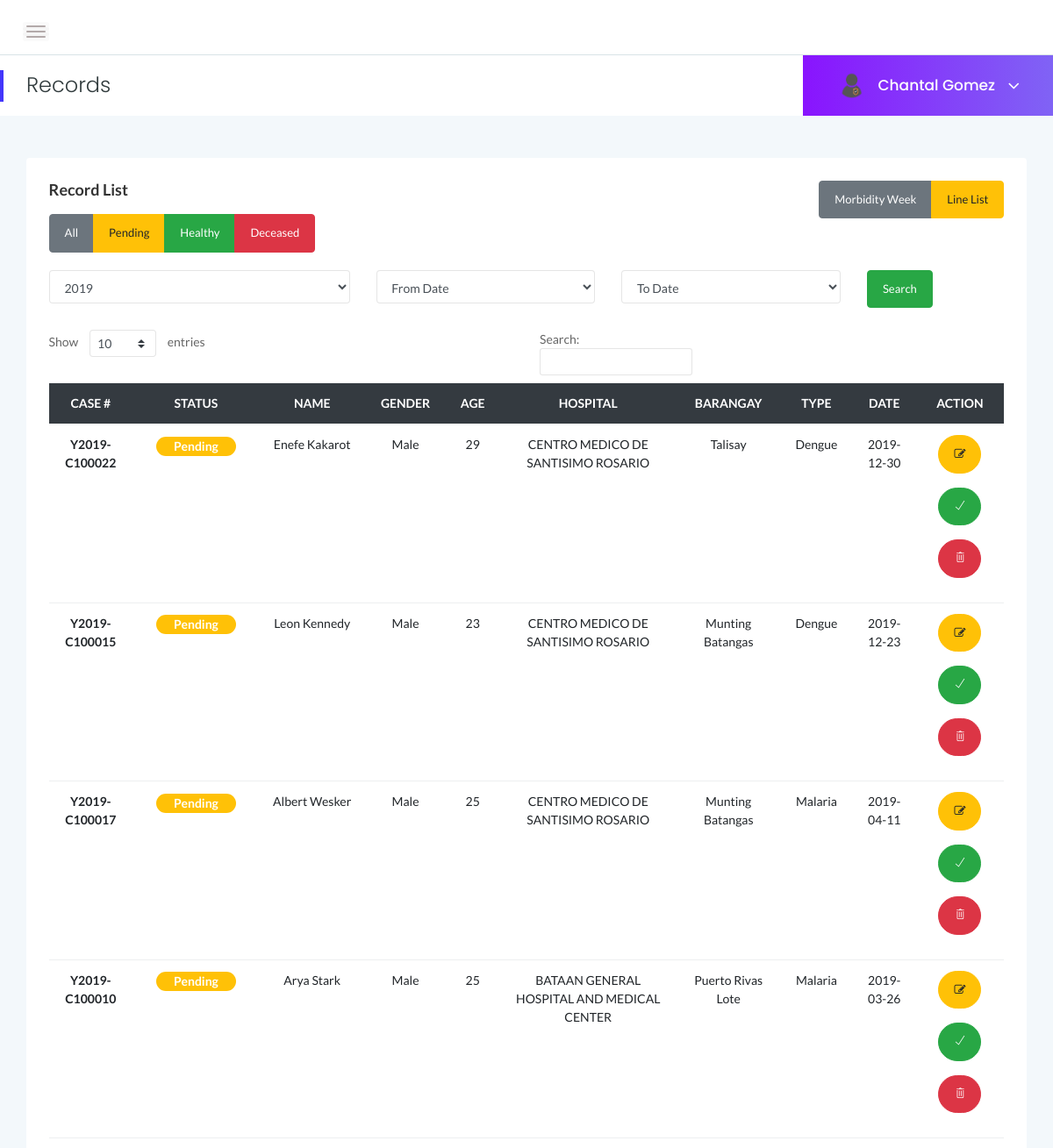
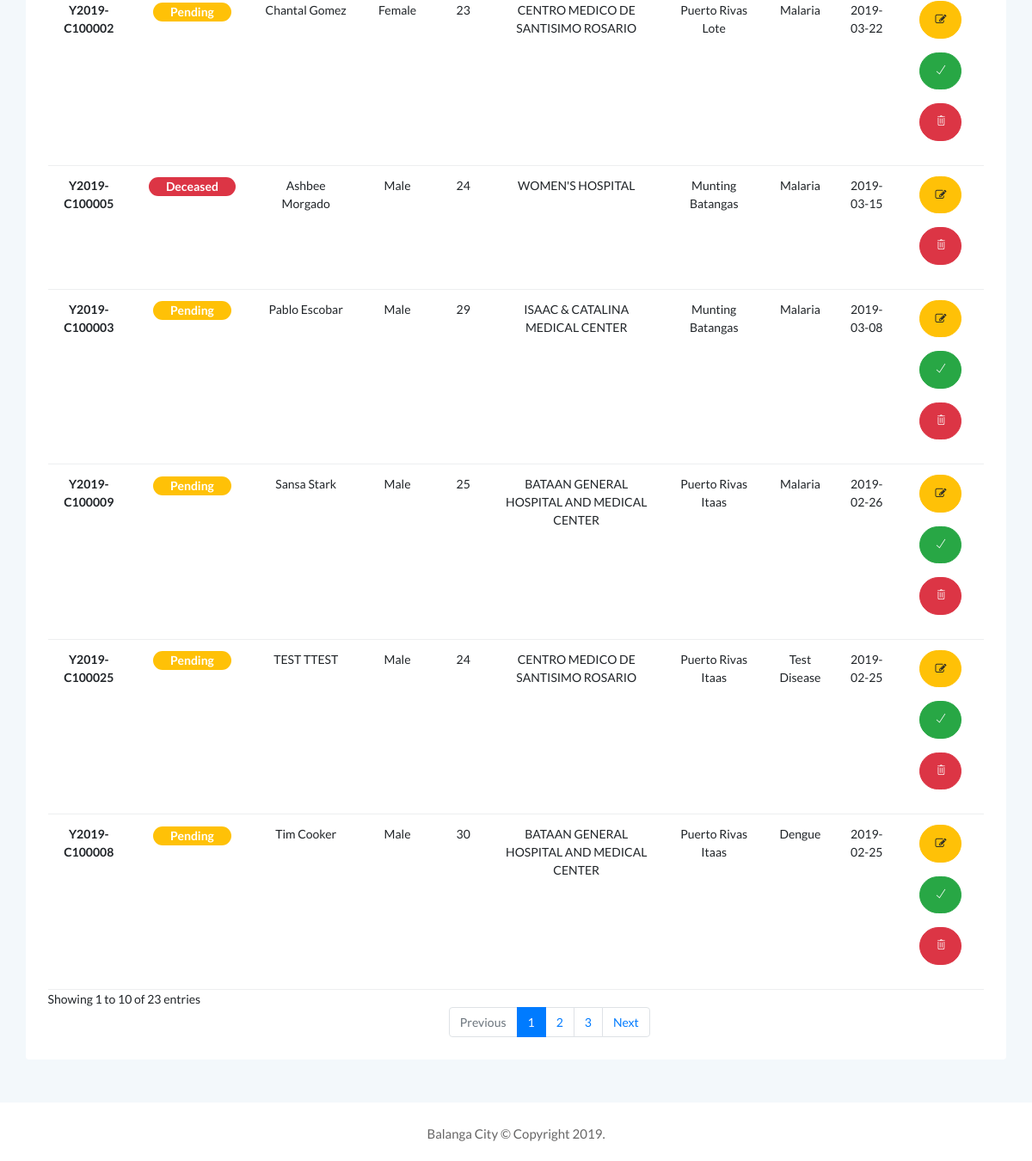
Before: /admin/records.php (signed in) with the older database file (2 pictures, top to bottom).
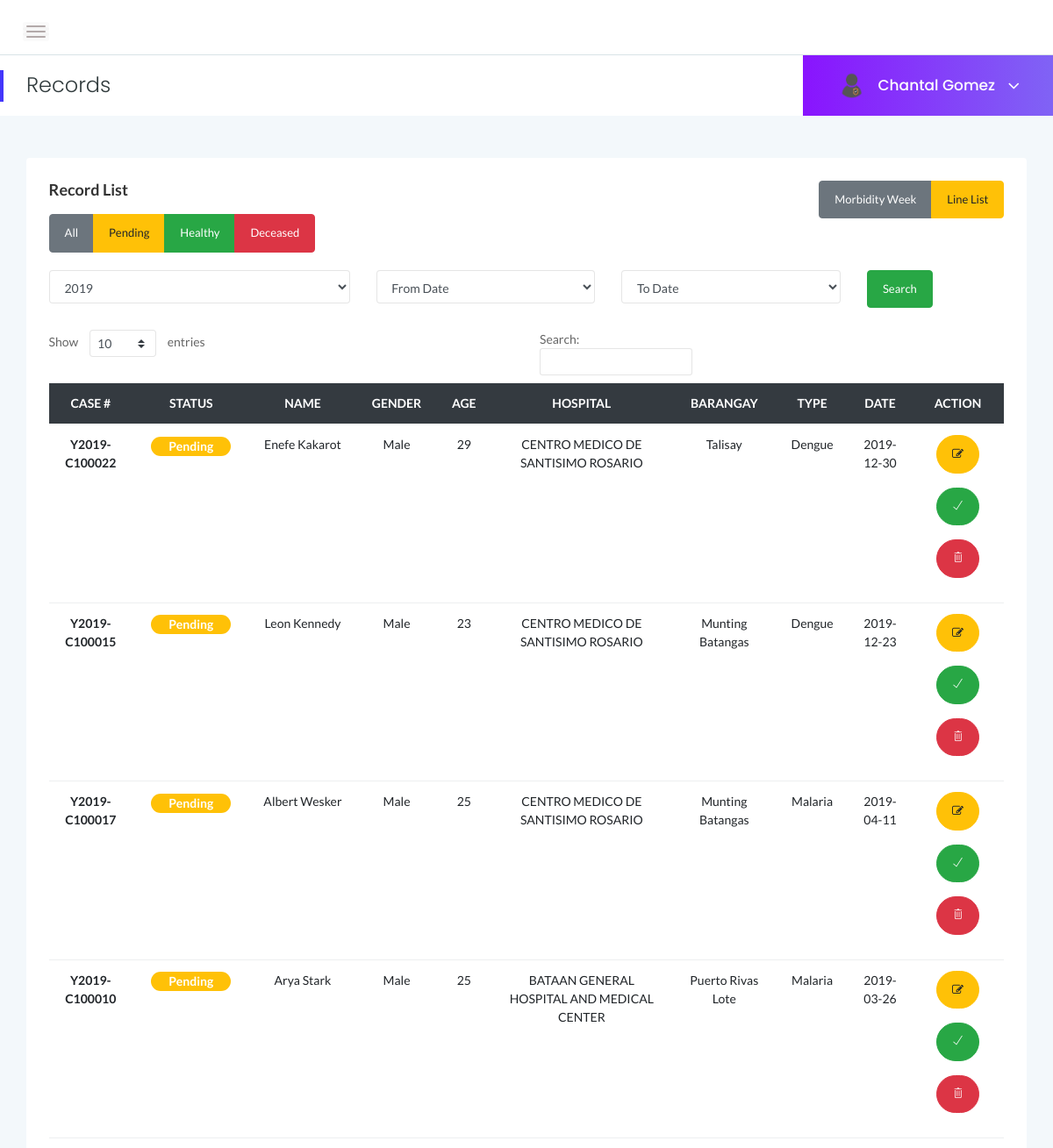
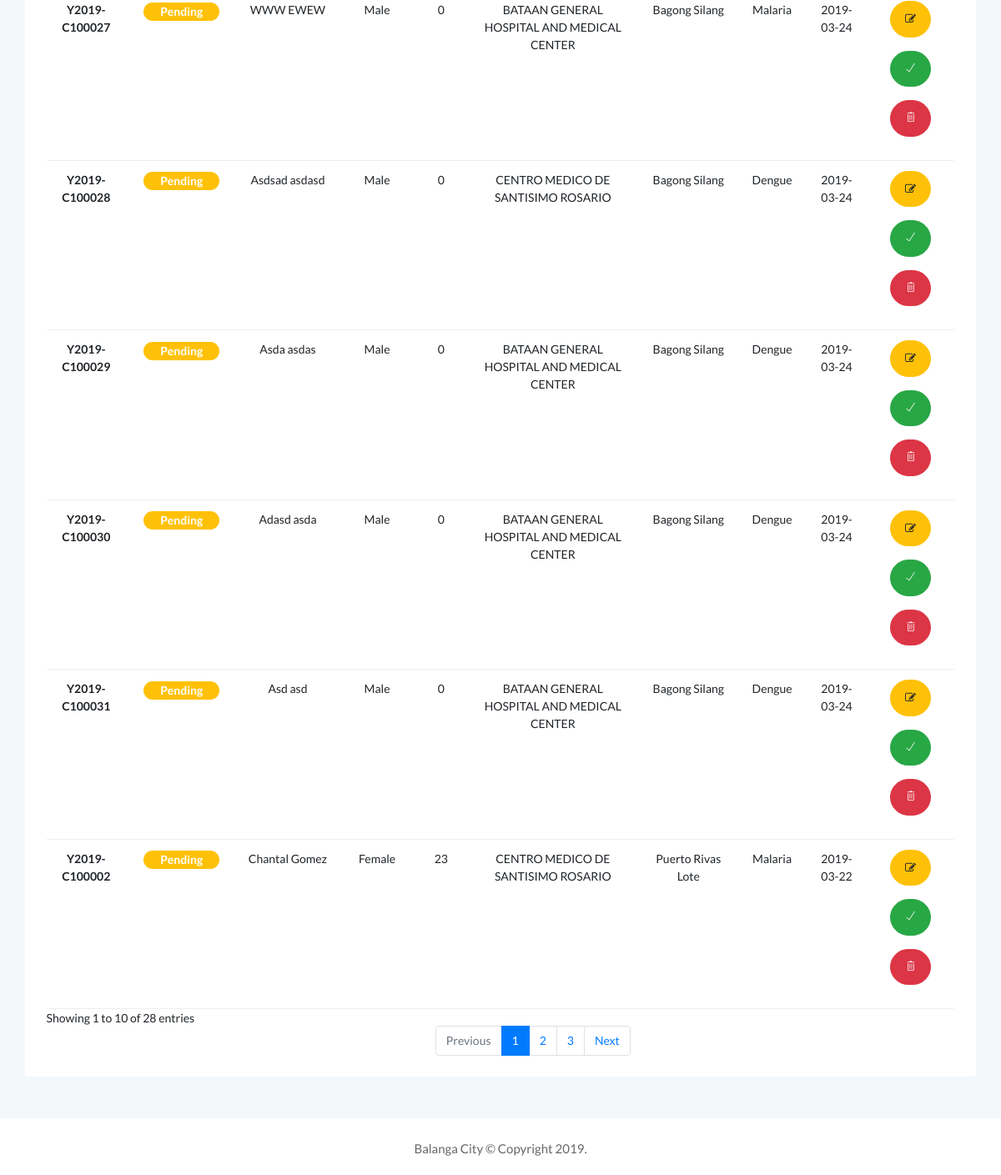
After: the same page with the newer database file (2 pictures, top to bottom).
### tables this page shows
CREATE TABLE `records` (
  `id` int(10) unsigned NOT NULL AUTO_INCREMENT,
  `case_id` varbinary(255) NOT NULL,
  `firstname` varchar(255) NOT NULL,
  `middlename` varchar(255) NOT NULL,
  `lastname` varchar(255) NOT NULL,
  `gender` varchar(255) NOT NULL,
  `birthday` date DEFAULT NULL,
  `barangay_id` int(11) NOT NULL,
  `date_of_sickness` date NOT NULL,
  `date_of_release` date DEFAULT NULL,
  `hospital_id` int(15) DEFAULT NULL,
  `created_at` datetime NOT NULL DEFAULT CURRENT_TIMESTAMP,
  `updated_at` datetime NOT NULL DEFAULT CURRENT_TIMESTAMP ON UPDATE CURRENT_TIMESTAMP,
  `created_by` int(11) NOT NULL,
  `disease_id` int(11) unsigned DEFAULT NULL,
  `isDeleted` tinyint(1) DEFAULT '0',
  `status` varchar(255) DEFAULT 'pending',
  PRIMARY KEY (`id`)
);

CREATE TABLE `hospitals` (
  `id` int(11) NOT NULL AUTO_INCREMENT,
  `name` varchar(255) DEFAULT NULL,
  `address` varchar(255) DEFAULT NULL,
  `created_at` datetime DEFAULT CURRENT_TIMESTAMP,
  `updated_at` datetime DEFAULT CURRENT_TIMESTAMP,
  `added_by` int(15) DEFAULT NULL,
  `isDeleted` tinyint(1) DEFAULT '0',
  `date_of_released` date DEFAULT NULL,
  PRIMARY KEY (`id`)
);

CREATE TABLE `barangays` (
  `id` int(15) DEFAULT NULL,
  `name` varchar(765) DEFAULT NULL,
  `contact` varchar(255) DEFAULT NULL,
  `created_at` timestamp NULL DEFAULT NULL,
  `updated_at` timestamp NULL DEFAULT NULL,
  `isDeleted` tinyint(1) DEFAULT NULL
);

CREATE TABLE `diseases` (
  `id` int(11) NOT NULL AUTO_INCREMENT,
  `name` varchar(255) DEFAULT NULL,
  `description` longtext,
  `message` longtext,
  `date_created` datetime DEFAULT CURRENT_TIMESTAMP,
  `date_updated` datetime DEFAULT CURRENT_TIMESTAMP,
  `isDeleted` tinyint(1) DEFAULT '0',
  `isDeceased` tinyint(1) DEFAULT '0',
  PRIMARY KEY (`id`)
);

### functions.php (called while the page is built, shortened)
<?php
function getPatientRecords($isDeleted = false,$status = "pending",$year,$from,$to){
if($from==""){
	$from = 1;
}
if($to==""){
	$to = 12;
}
if($status=="all"){
	$conn = mysqli_connect("localhost","root","","outbreak");
	$space = " ";
	$sql = "SELECT r.id,case_id, CONCAT(firstname,'$space',lastname) AS full_name, gender, b.`name` as barangay_name,d.`name` as disease_name,r.`date_of_sickness`, TIMESTAMPDIFF(YEAR, BIRTHDAY, CURDATE()) AS age, WEEK(date_of_sickness) as MW, h.id as h_id, h.name as hospital_name, r.status as `status`
	FROM records r
	LEFT JOIN barangays b
	ON r.barangay_id = b.id
	LEFT JOIN diseases d
	ON r.`disease_id` = d.`id`
	LEFT JOIN hospitals h
	ON r.hospital_id = h.id
	where r.isDeleted = false AND
	year(r.date_of_sickness) = '$year'
	AND
	MONTH(date_of_sickness) BETWEEN $from AND $to ORDER BY date_of_sickness DESC";
}
	return mysqli_fetch_all(mysqli_query($conn,$sql),MYSQLI_ASSOC);
}
?>

### admin/records.php (the view, shortened to what the changed rows need)
<!DOCTYPE html>
<html>
<head>
<?php
    include "../includes/head.php";
?>
</head>
<body>
    <div class="page-container">
        <div class="main-content">
            <div class="main-content-inner">
                                <div class="single-table" style="margin-top: 25px">
                                    <div class="table table-responsive">
                                        <table class="table text-center" id="tblRecords">
                                            <thead class="text-uppercase bg-dark">
                                                <tr class="text-white">
                                                    <th scope="col">CASE #</th>
                                                    <th scope="col">STATUS</th>
                                                    <th scope="col">NAME</th>
                                                    <th scope="col">GENDER</th>
                                                    <th scope="col">AGE</th>
                                                    <th scope="col">HOSPITAL</th>
                                                    <th scope="col">BARANGAY</th>
                                                    <th scope="col">TYPE</th>
                                                    <th scope="col">DATE</th>
                                                    <th scope="col">ACTION</th>
                                                </tr>
                                            </thead>
                                            <tbody>
                                            <?php
                                            $request = "all";
                                            $from = "";
                                            $to = "";
                                            $search_year = date('Y');
                                            $records = getPatientRecords(false,$request,$search_year,$from,$to);
                                              foreach($records as $record){
                                            ?>
                                                <tr class="active">
                                                    <th scope="row"><?=$record['case_id']?></th>
                                                    <th scope="row">
                                                        <?php if($record['status']=="pending"){
                                                        ?>
                                                        <span class="status-p bg-warning">Pending</span>
                                                        <?php }elseif($record['status']=="deceased"){
                                                        ?>
                                                        <span class="status-p bg-danger">Deceased</span>
                                                        <?php }else{ ?>
                                                        <span class="status-p bg-success">Healthy</span>
                                                        <?php }?>
                                                    </th>
                                                    <td><?=ucfirst($record['full_name'])?></td>
                                                    <td><?=ucfirst($record['gender'])?></td>
                                                    <td><?=ucfirst($record['age'])?></td>
                                                    <td><?=ucfirst($record['hospital_name'])?></td>
                                                    <td><?=ucfirst($record['barangay_name'])?></td>
                                                    <td><?=ucfirst($record['disease_name'])?></td>
                                                    <td><?=ucfirst($record['date_of_sickness'])?></td>
                                                    <td>
                                                        <button type=" button" id="<?=$record['id']?>" case_id = "<?=$record['case_id']?>" class="updateRecord btn btn-rounded btn-warning mb-3"><i class="fa fa-edit"></i></button>
                                                        <?php if($record['status']=="pending"){
                                                        ?>
                                                        <button type="button"
                                                        id="<?=$record['id']?>"
                                                        case_id = "<?=$record['case_id']?>"
                                                        date_of_sickness = "<?=$record['date_of_sickness']?>"
                                                        class ="onsetRecord btn btn-rounded btn-success mb-3"><i class="ti-check"></i></button>
                                                        <?php } ?>
                                                        <button type="button" id="<?=$record['id']?>" case_id = "<?=$record['case_id']?>"  class="deleteRecord btn btn-rounded btn-danger mb-3"><i class="ti-trash"></i></button>
                                                    </td>
                                                </tr>
                                            <?php
                                            }
                                            ?>
                                            </tbody>
                                        </table>
                                    </div>
                                </div>
                            </div>
                        </div>
                    </div>
</body>
</html>

Changed rows visible on the page:
no longer on this page (row unchanged): records: case "Y2019-C100005", status "Deceased", full_name "Ashbee Morgado", gender "Male", age "24", hospital.name "WOMEN'S HOSPITAL", barangay.name "Munting Batangas", disease.name "Malaria", date_of_sickness "2019-03-15"
no longer on this page (row unchanged): records: case "Y2019-C100003", status "Pending", full_name "Pablo Escobar", gender "Male", age "29", hospital.name "ISAAC & CATALINA MEDICAL CENTER", barangay.name "Munting Batangas", disease.name "Malaria", date_of_sickness "2019-03-08"
no longer on this page (row unchanged): records: case "Y2019-C100009", status "Pending", full_name "Sansa Stark", gender "Male", age "25", hospital.name "BATAAN GENERAL HOSPITAL AND MEDICAL CENTER", barangay.name "Puerto Rivas Itaas", disease.name "Malaria", date_of_sickness "2019-02-26"
no longer on this page (row unchanged): records: case "Y2019-C100025", status "Pending", full_name "TEST TTEST", gender "Male", age "24", hospital.name "CENTRO MEDICO DE SANTISIMO ROSARIO", barangay.name "Puerto Rivas Itaas", disease.name "Test Disease", date_of_sickness "2019-02-25"
no longer on this page (row unchanged): records: case "Y2019-C100008", status "Pending", full_name "Tim Cooker", gender "Male", age "30", hospital.name "BATAAN GENERAL HOSPITAL AND MEDICAL CENTER", barangay.name "Puerto Rivas Itaas", disease.name "Dengue", date_of_sickness "2019-02-25"
added records: case "Y2019-C100027", status "Pending", full_name "WWW EWEW", gender "Male", age "0", hospital.name "BATAAN GENERAL HOSPITAL AND MEDICAL CENTER", barangay.name "Bagong Silang", disease.name "Malaria", date_of_sickness "2019-03-24"
added records: case "Y2019-C100028", status "Pending", full_name "Asdsad asdasd", gender "Male", age "0", hospital.name "CENTRO MEDICO DE SANTISIMO ROSARIO", barangay.name "Bagong Silang", disease.name "Dengue", date_of_sickness "2019-03-24"
added records: case "Y2019-C100029", status "Pending", full_name "Asda asdas", gender "Male", age "0", hospital.name "BATAAN GENERAL HOSPITAL AND MEDICAL CENTER", barangay.name "Bagong Silang", disease.name "Dengue", date_of_sickness "2019-03-24"
added records: case "Y2019-C100030", status "Pending", full_name "Adasd asda", gender "Male", age "0", hospital.name "BATAAN GENERAL HOSPITAL AND MEDICAL CENTER", barangay.name "Bagong Silang", disease.name "Dengue", date_of_sickness "2019-03-24"
added records: case "Y2019-C100031", status "Pending", full_name "Asd asd", gender "Male", age "0", hospital.name "BATAAN GENERAL HOSPITAL AND MEDICAL CENTER", barangay.name "Bagong Silang", disease.name "Dengue", date_of_sickness "2019-03-24"
Other visible differences:
text written by a page script: "Show entries Search: Showing 1 to 10 of 23 entries Previous 1 2 3 Next" → "Show entries Search: Showing 1 to 10 of 28 entries Previous 1 2 3 Next"
